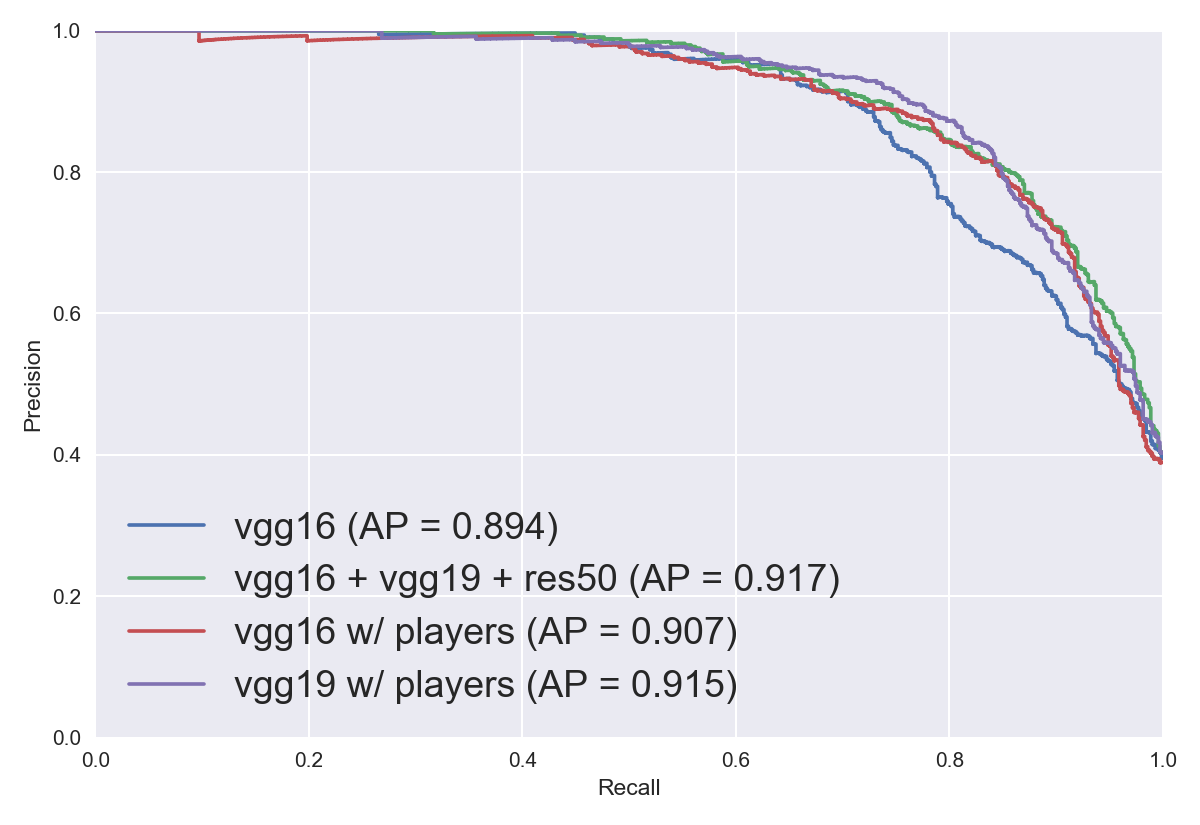

Reproduce this figure in Python.
import argparse
from pathlib import Path

import matplotlib.pyplot as plt
plt.style.use('seaborn')
import numpy as np
import scipy

import keras
from keras.models import load_model
from sklearn import metrics

def plot(ax, y_true, y_score, name):
    pr, re, th = metrics.precision_recall_curve(y_true, y_score)
    ap = metrics.average_precision_score(y_true, y_score)
    label = name + ' (AP = {:.3f})'.format(ap)
    ax.step(re, pr, where='post', label=label)


val = np.load('npz/val.npz')
x_val, y_val = val['xs'], val['ys']
players_val = np.load('npz/players_val.npz')
p1_val, p2_val = players_val['p1'], players_val['p2']


vgg16 = load_model('log/vgg16_2017-09-24_21-57-24/0.846_29.h5', compile=False)
vgg16_score = vgg16.predict(x_val, 80, verbose=1)
del vgg16

ens = load_model('log/ens2_2017-09-25_15-12-45/0.855_09.h5', compile=False)
ens_score = ens.predict(x_val, 80, verbose=1)
del ens

player16 = load_model('log/players_vgg16_2017-09-26_21-13-25/0.865_15.h5', compile=False)
player16_score = player16.predict([x_val, p1_val, p2_val], 80, verbose=1)
del player16

player19 = load_model('log/players_vgg19_2017-09-25_16-16-00/0.876_23.h5', compile=False)
player19_score = player19.predict([x_val, p1_val, p2_val], 80, verbose=1)
del player19


fig, ax = plt.subplots()
plot(ax, y_val, vgg16_score, 'vgg16')
plot(ax, y_val, ens_score, 'vgg16 + vgg19 + res50')
plot(ax, y_val, player16_score, 'vgg16 w/ players')
plot(ax, y_val, player19_score, 'vgg19 w/ players')

ax.set_xlabel('Recall')
ax.set_ylabel('Precision')
ax.set_xlim(0.0, 1.0)
ax.set_ylim(0.0, 1.0)
ax.legend(loc=3, fontsize=18)

fig.tight_layout()
fig.savefig('pr_curve.png', dpi=150)
